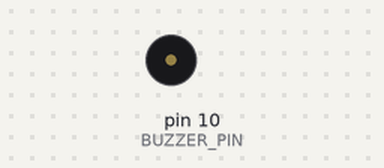
Recording of a program running on a simulated Arduino Uno, built with avr-gcc and run on an emulated ATmega328P. Shown: buzzer (waves = sounding).

Above: at 1.37 s.
At 4.42 s:
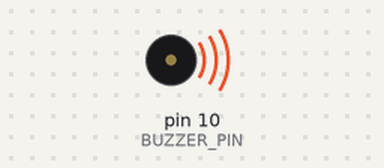
Timing chart, 0 to 4.9 s (numbered marks = the images above):
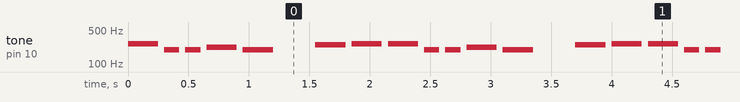

The program:

main.cpp
```cpp
#include <Arduino.h>

#define BUZZER_PIN 10

int NOTE_C4 = 262;
int NOTE_G3 = 196;
int NOTE_A3 = 220;
int NOTE_B3 = 247;
// Define the notes and their durations
const int melody[] = {
  NOTE_C4, NOTE_G3, NOTE_G3, NOTE_A3, NOTE_G3, 0, NOTE_B3, NOTE_C4
};

const int noteDurations[] = {
  4, 8, 8, 4, 4, 4, 4, 4
};

void setup() {
  pinMode(BUZZER_PIN, OUTPUT);
}

void loop() {
  // Play the melody
  for (int i = 0; i < sizeof(melody) / sizeof(melody[0]); i++) {
    int noteDuration = 1000 / noteDurations[i];
    tone(BUZZER_PIN, melody[i], noteDuration);
    delay(noteDuration);
    noTone(BUZZER_PIN);
    delay(50);
  }
}
```

Measured:
- by itself, tone on pin 10 (BUZZER_PIN): repeats every 2.2 s: 2 × (silent 0.05 s, 196 Hz 0.13 s), silent 0.05 s, 220 Hz 0.25 s, silent 0.05 s, 196 Hz 0.25 s, silent 0.35 s, 247 Hz 0.25 s, 2 × (silent 0.05 s, 262 Hz 0.25 s)
